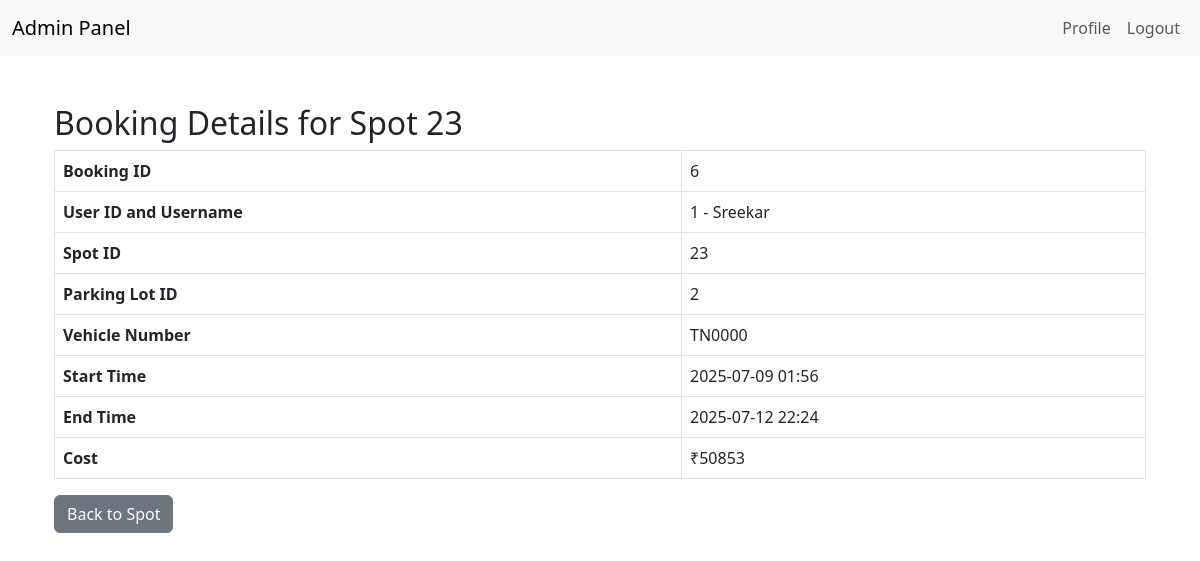
Page /admin/spot/23/booking (signed in) on the committed database.
### applications/models.py (models this page shows, shortened)
class Parking_spot(db.Model):
    __tablename__ = "Parking_spot"
    id = db.Column(db.Integer, autoincrement = True, primary_key = True )
    parking_lot_id = db.Column(db.Integer, db.ForeignKey("Parking_lot.id"), nullable = False )
    is_booked = db.Column(db.Boolean, default=False)
    additional_info = db.Column(db.String(64), nullable=True)
    parking_lot = db.relationship("Parking_lot", backref=db.backref("parking_spots", lazy=True, cascade ="all, delete"))

class Booking(db.Model):
    __tablename__ = "Booking"
    id = db.Column(db.Integer, autoincrement = True, primary_key = True )
    user_id = db.Column(db.Integer, db.ForeignKey("User.id"), nullable = False )
    parking_spot_id = db.Column(db.Integer, db.ForeignKey("Parking_spot.id"), nullable = False )
    vehicle_number = db.Column(db.String(20), nullable = False )
    start_time = db.Column(db.DateTime, nullable = False )
    end_time = db.Column(db.DateTime, nullable = False )
    cost = db.Column(db.Integer, nullable = False )
    user = db.relationship("User", backref=db.backref("bookings", lazy=True, cascade ="all, delete"))
    parking_spot = db.relationship("Parking_spot", backref=db.backref("bookings", lazy=True, cascade ="all, delete"))

class User(db.Model):
    __tablename__ = "User"
    id = db.Column(db.Integer, autoincrement = True, primary_key = True )
    username = db.Column(db.String(64), nullable = False, unique=True )
    passhash =  db.Column(db.String(64), nullable = False )
    full_name = db.Column(db.String(128), nullable = False )
    address = db.Column(db.String(512), nullable = False )
    pincode = db.Column(db.Integer, nullable = False )

### applications/routes.py (the view)
@app.route('/admin/spot/<int:spot_id>/booking')
def spot_booking(spot_id):
    if 'admin_id' not in session:
        flash('You need to log in as an admin first.', 'error')
        return redirect(url_for('login'))
    spot = Parking_spot.query.get_or_404(spot_id)
    booking = Booking.query.filter_by(parking_spot_id=spot.id).order_by(Booking.start_time.desc()).first()
    if not booking:
        flash("No booking found for this spot.", "warning")
        return redirect(url_for('view_spot', spot_id=spot.id))
    user = User.query.get(booking.user_id)
    return render_template('admin/spot_booking.html', booking=booking, user=user, spot=spot)

### templates/admin/spot_booking.html
{% extends 'base.html' %}
{% block content %}
<div class="container mt-5">
  <h2>Booking Details for Spot {{ spot.id }}</h2>
  <table class="table table-bordered">
    <tr>
      <th>Booking ID</th>
      <td>{{ booking.id }}</td>
    </tr>
    <tr>
      <th>User ID and Username</th>
      <td>{{ booking.user_id }} - {{ user.full_name }}</td>
    </tr>
    <tr>
      <th>Spot ID</th>
      <td>{{ booking.parking_spot_id }}</td>
    </tr>
    <tr>
      <th>Parking Lot ID</th>
      <td>{{ booking.parking_spot.parking_lot_id }}</td>
    </tr>
    <tr>
      <th>Vehicle Number</th>
      <td>{{ booking.vehicle_number }}</td>
    <tr>
      <th>Start Time</th>
      <td>{{ booking.start_time.strftime('%Y-%m-%d %H:%M') }}</td>
    </tr>
    <tr>
      <th>End Time</th>
      <td>{{ booking.end_time.strftime('%Y-%m-%d %H:%M') }}</td>
    </tr>
    <tr>
      <th>Cost</th>
      <td>₹{{ booking.cost }}</td>
    </tr>
  </table>
  <a href="{{ url_for('view_spot', spot_id=spot.id) }}" class="btn btn-secondary">Back to Spot</a>
</div>
{% endblock %}

### rows in the picture
Parking_spot: id "23", parking_spot.parking_lot_id "2"
Booking: id "6", user_id "1", parking_spot_id "23", vehicle_number "TN0000", start_time "2025-07-09 01:56", end_time "2025-07-12 22:24", cost "50853"
User: full_name "Sreekar"
